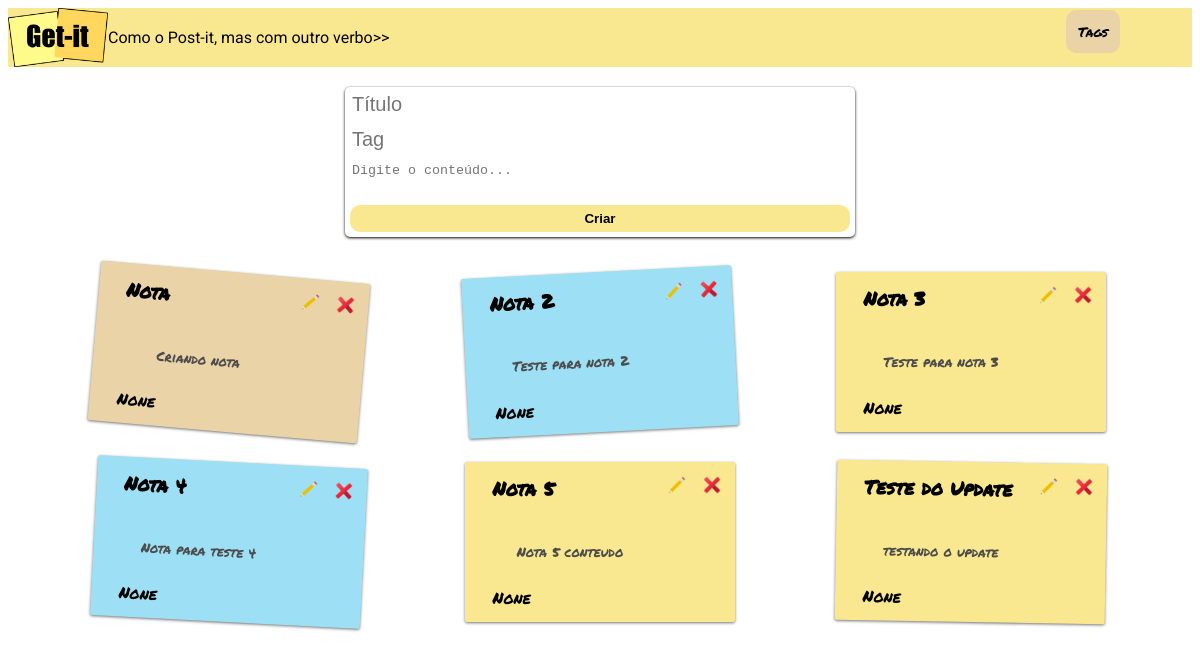
The page / on the database its author committed.
### notes/models.py (models this page shows, shortened)
class Note(models.Model):
    title = models.CharField(max_length=200)
    tag = models.ForeignKey(Tag, on_delete=models.SET_NULL, null=True)
    content = models.TextField()

### notes/views.py (the view)
# urls.py: path('', views.index, name='index'),
def index(request):
    if request.method == 'POST':
        title = request.POST.get('titulo')
        tag = request.POST.get('tag')
        content = request.POST.get('detalhes')
        Tag.objects.get_or_create(tag = tag)
        note = Note(title = title, tag = Tag.objects.get(tag = tag), content = content)
        note.save()
        return redirect('index')
    else:
        all_notes = Note.objects.all()
        return render(request, 'notes/note.html', {'notes': all_notes})

### notes/templates/notes/note.html (shortened to what this page needs)
{% extends "notes/index.html" %}
{% load static %}
{% block card %}
{% for note in notes %}
<div class="card">
    <div class="card-body">
      <form method = 'post' class = 'update' action="update">
        <textarea name='titulo' class="card-title">{{note.title}}</textarea>
        <textarea name='detalhes' class="card-content">{{note.content}}</textarea>
        <textarea name='tag' class="card-tag">{{note.tag}}</textarea>
        <button class="update-btn" type="submit">
          <img src="{% static 'notes/img/edit.png' %}" class="update-btn-image"/>
        </button>
      </form>
      <form method = "post" class="delete" action="delete">
        <button class="delete-btn" type="submit">
          <img src="{% static 'notes/img/delete-sign.png' %}" class="delete-btn-image"/>
        </button>
      </form>
    </div>
</div>
{% endfor %}
{% endblock %}

### notes/templates/notes/index.html (shortened to what this page needs)
{% extends "notes/base.html" %}
{% load static %}
{% block content %}
<div class="appbar">
    <img src="{% static 'notes/img/logo-getit.png' %}" class = 'logo'/>
    <span class="subtitle">Como o Post-it, mas com outro verbo</span>
    <form method = 'get' action="viewTagList">
      <button type="submit" class="tags-btn">Tags</button>>
    </form>>
</div>
<main class="container">
    <form method = 'post' class="form-card", action="add">
      <input
        class="form-card-title"
        type="text"
        id = 'titulo'
        name="titulo"
        placeholder="Título"
      />
      <input
        class="form-card-title"
        type="text"
        id = 'tag'
        name="tag"
        placeholder="Tag"
      />
      <textarea
        class="autoresize"
        id = 'detalhes'
        name="detalhes"
        placeholder="Digite o conteúdo..."
      ></textarea>
      <button class="btn" type="submit">Criar</button>
    </form>
    <div class="card-container">
        {% block card %} {% endblock %}
    </div>
  </main>
  {% endblock %}

### notes/templates/notes/base.html (shortened to what this page needs)
{% load static %}
<!DOCTYPE html>
<html>
    <head>
        <link
          rel="stylesheet"
          href="https://cdnjs.cloudflare.com/ajax/libs/meyer-reset/2.0/reset.min.css"
        />
        <link rel="stylesheet" href="{% static 'notes/css/getit.css' %}" />
      </head>
  <body>
    {% block content %} {% endblock %}
  </body>
</html>

### notes/static/notes/css/getit.css (style rules this page uses)
html, body { font-family: "Roboto", sans-serif; height: 100%; }
.appbar { display: flex; flex-direction: row; justify-content: flex-start; align-items: center; margin-bottom: 20px; background-color: #fae890 ; }
.logo { width: 100px; }
.container { display: flex; height: 100%; flex-direction: column; align-items: center; }
.form-card { box-shadow: 0px 1px 3px black; border-radius: 5px; width: 500px; height: 140px; padding: 5px; margin-bottom: 20px; justify-content: space-between; display: flex; flex-direction: column; }
.form-card-title, .autoresize, .btn { border: 0px; }
.form-card-title { font-size: 20px; }
.btn { padding: 6px; border-radius: 10px; font-weight: bold; background-color: #fae890; }
.card-container { display: flex; direction: row; flex-wrap: wrap; justify-content: space-evenly; }
.card { display: flex; flex-direction: column; align-items: center; box-shadow: 0px 1px 3px rgba(116, 116, 116); height: 140px; width: 250px; margin: 15px; padding: 10px; border-radius: 2px; font-family: "Permanent Marker", cursive; background-color: #fae890; }
.card-title { font-weight: bolder; font-size: 120%; align-self: flex-start; justify-self: flex-start; font-family: "Permanent Marker", cursive; }
.card-tag { font-weight: 150px; font-size: 100%; align-self: flex-start; justify-self: flex-start; font-family: "Permanent Marker", cursive; }
.card-content { display: flex; flex-direction: row; align-items: center; justify-items: center; height: 100%; color: #4c4c4c; font-family: "Permanent Marker", cursive; }
.card-color-1 { background-color: #ead3a7; }
.card-color-2 { background-color: #9de0f5; }
.card-color-4 { background-color: #fae890; }
.card-rotation-3 { transform: rotate(-3deg) }
.card-rotation-6 { transform: rotate(0deg) }
.card-rotation-7 { transform: rotate(1deg) }
.card-rotation-9 { transform: rotate(3deg) }
.card-rotation-11 { transform: rotate(5deg) }
textarea { resize: none; background-color: transparent; border-color: transparent; }
.update-btn { position: absolute; right: 40px; top: 10px; background-color: transparent; border-color: transparent; }
.delete-btn { position: absolute; right: 5px; top: 10px; background-color: transparent; border-color: transparent; }
.tags-btn { position: absolute; padding: 10px; right: 80px; top: 10px; border-color: transparent; border-radius: 10px; font-family: "Permanent Marker", cursive; background-color: #ead3a7; }
.delete-btn-image, .update-btn-image { width: 20px; height: 20px; }
.btn:before { content: ""; position: absolute; top: 50%; left: 50%; display: block; width: 0; padding-top: 0; border-radius: 100%; background-color: rgba(236, 240, 241, 0.3); -webkit-transform: translate(-50%, -50%); -moz-transform: translate(-50%, -50%); -ms-transform: translate(-50%, -50%); -o-transform: translate(-50%, -50%); transform: translate(-50%, -50%); }

### rows shown on the page
Note: titulo "Nota", detalhes "Criando nota", tag "None"
Note: titulo "Nota 2", detalhes "Teste para nota 2", tag "None"
Note: titulo "Nota 3", detalhes "Teste para nota 3", tag "None"
Note: titulo "Nota 4", detalhes "Nota para teste 4", tag "None"
Note: titulo "Nota 5", detalhes "Nota 5 conteudo", tag "None"
Note: titulo "Teste do Update", detalhes "testando o update", tag "None"
